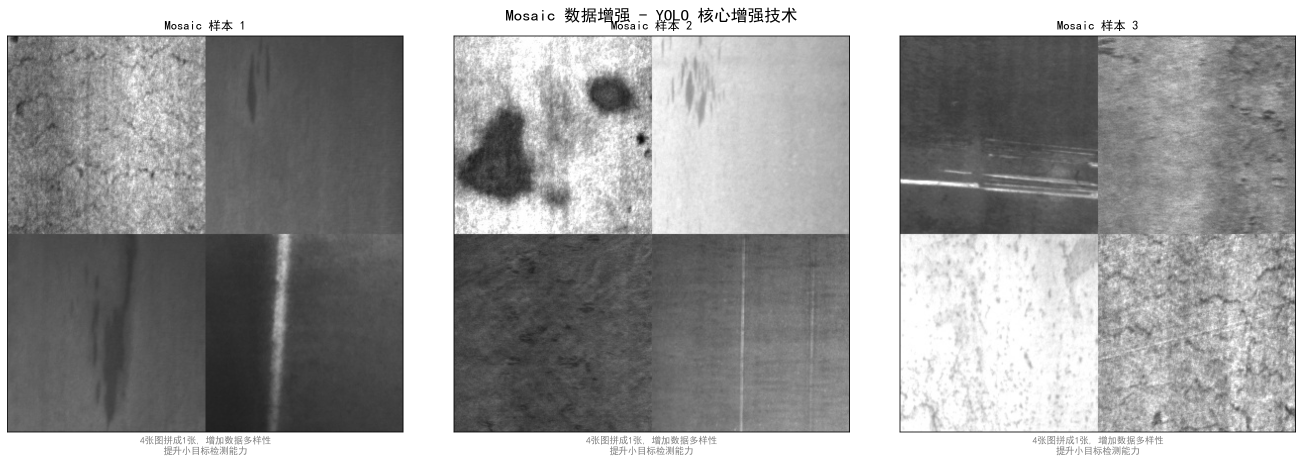
#> input picture augmentation_output/mosaic_demo.png, 2606 x 926 px (shown at 1/2 size)
$ python augmentation_demo.py --image augmentation_output/mosaic_demo.png
#> lines starting #> are read from the running program, lines starting #| are printed output that depends on the picture
# -*- coding: utf-8 -*-
"""
数据增强可视化示例
展示各种数据增强技术对钢铁缺陷图片的效果, 帮助理解增强原理

用法:
    python augmentation_demo.py
    python augmentation_demo.py --image yolo-cases/steel_data/train/images/1.jpg
"""

import os
import random
import numpy as np
import matplotlib.pyplot as plt
from PIL import Image, ImageEnhance, ImageFilter, ImageDraw

plt.rcParams['font.sans-serif'] = ['SimHei', 'Microsoft YaHei', 'Noto Sans CJK SC', 'WenQuanYi Zen Hei']
plt.rcParams['axes.unicode_minus'] = False

BASE_DIR = os.path.dirname(os.path.abspath(__file__))
IMAGES_DIR = os.path.join(BASE_DIR, "yolo-cases", "steel_data", "train", "images")
LABELS_DIR = os.path.join(BASE_DIR, "yolo-cases", "steel_data", "train", "labels")
OUTPUT_DIR = os.path.join(BASE_DIR, "augmentation_output")

CLASS_NAMES = {
    0: "crazing(龟裂)", 1: "inclusion(夹杂)", 2: "pitted_surface(点蚀)",
    3: "scratches(划痕)", 4: "patches(斑块)", 5: "rolled-in_scale(氧化铁皮压入)",
}


# ========================================================================
# 基础增强函数 (纯 PIL 实现, 不依赖额外库)
# ========================================================================

def augment_horizontal_flip(img):
    """水平翻转: 缺陷可能出现在左右任意位置"""
    return img.transpose(Image.FLIP_LEFT_RIGHT)


def augment_vertical_flip(img):
    """垂直翻转: 钢铁表面缺陷方向不固定"""
    return img.transpose(Image.FLIP_TOP_BOTTOM)


def augment_rotate_90(img):
    """旋转90度: 增加方向多样性, 划痕可以是水平/垂直/斜向"""
    return img.rotate(90, expand=False)


def augment_rotate_random(img):
    """随机小角度旋转: 模拟相机轻微偏转"""
    angle = random.uniform(-20, 20)
    return img.rotate(angle, fillcolor=128, expand=False)


def augment_brightness(img):
    """亮度调整: 模拟光照变化, 工业相机光源不稳定"""
    factor = random.uniform(0.6, 1.4)
    return ImageEnhance.Brightness(img).enhance(factor)


def augment_contrast(img):
    """对比度调整: 增强缺陷可见性, 有些缺陷与背景对比度很低"""
    factor = random.uniform(0.6, 1.5)
    return ImageEnhance.Contrast(img).enhance(factor)


def augment_gaussian_noise(img):
    """高斯噪声: 模拟传感器噪声, 增加模型鲁棒性"""
    arr = np.array(img, dtype=np.float32)
    noise = np.random.normal(0, 15, arr.shape)
    arr = np.clip(arr + noise, 0, 255).astype(np.uint8)
    return Image.fromarray(arr)


def augment_blur(img):
    """模糊: 模拟相机失焦或运动模糊"""
    return img.filter(ImageFilter.GaussianBlur(radius=1.5))


def augment_sharpen(img):
    """锐化: 增强缺陷边缘, 使裂纹/划痕更清晰"""
    return img.filter(ImageFilter.SHARPEN)


def augment_random_erasing(img):
    """随机擦除: 遮挡部分区域, 迫使模型学习更多特征而非记忆"""
    arr = np.array(img).copy()
    h, w = arr.shape[:2]
    # 随机擦除1-3个小区域
    for _ in range(random.randint(1, 3)):
        eh = random.randint(h // 8, h // 4)
        ew = random.randint(w // 8, w // 4)
        ey = random.randint(0, h - eh)
        ex = random.randint(0, w - ew)
        arr[ey:ey + eh, ex:ex + ew] = random.randint(0, 255)
    return Image.fromarray(arr)


# [34 lines left out: functions augment_cutout, augment_hsv_shift, not called in this run]


def augment_scale(img):
    """缩放: 模拟不同拍摄距离, 缺陷大小变化"""
    w, h = img.size
    scale = random.uniform(0.7, 1.3)
    new_w, new_h = int(w * scale), int(h * scale)
    scaled = img.resize((new_w, new_h), Image.LANCZOS)

    # 中心裁剪或填充回原始尺寸
    result = Image.new(img.mode, (w, h), 128)
    paste_x = (w - new_w) // 2
    paste_y = (h - new_h) // 2
    if scale < 1:
        result.paste(scaled, (paste_x, paste_y))
    else:
        crop_x = (new_w - w) // 2
        crop_y = (new_h - h) // 2
        result = scaled.crop((crop_x, crop_y, crop_x + w, crop_y + h))

    return result


# ========================================================================
# Mosaic 数据增强 (YOLO 的核心增强技术)
# ========================================================================

def augment_mosaic(images_dir, exclude_name=None):
    """
    Mosaic 数据增强: 将4张图拼成1张
    这是 YOLO 系列最重要的数据增强技术之一

    优点:
    1. 一张训练图中包含4种不同场景, 大幅增加数据多样性
    2. 增强 BatchNorm 的效果 (相当于变相增大 batch size)
    3. 小目标出现概率提高, 提升小目标检测能力
    """
    all_images = [f for f in os.listdir(images_dir) if f.endswith(('.jpg', '.png'))]
    if exclude_name:
        all_images = [f for f in all_images if f != exclude_name]

    if len(all_images) < 4:
        return None

    selected = random.sample(all_images, 4)
    target_size = 200

    mosaic = Image.new('RGB', (target_size * 2, target_size * 2))

    for i, img_name in enumerate(selected):
        img = Image.open(os.path.join(images_dir, img_name)).convert('RGB')
        img = img.resize((target_size, target_size), Image.LANCZOS)
        row, col = divmod(i, 2)
        mosaic.paste(img, (col * target_size, row * target_size))

    return mosaic


# ========================================================================
# 可视化展示
# ========================================================================

def demo_single_augmentations(image_path, output_dir):
    """展示单张图片的各种增强效果"""
#> called with image_path = 'augmentation_output/mosaic_demo.png', output_dir = 'augmentation_output'
    img = Image.open(image_path).convert('RGB')
    basename = os.path.splitext(os.path.basename(image_path))[0]

    # 读取标注信息
    label_path = os.path.join(LABELS_DIR, f"{basename}.txt")
    class_info = ""
    if os.path.exists(label_path):
        with open(label_path, "r") as f:
            lines = f.readlines()
            cls_ids = set()
            for line in lines:
                parts = line.strip().split()
                if parts:
                    cls_ids.add(int(parts[0]))
            class_info = ", ".join([CLASS_NAMES.get(c, str(c)) for c in cls_ids])

    augmentations = [
        ("原图", None, f"原始钢铁表面图片\n缺陷类型: {class_info}"),
        ("水平翻转", augment_horizontal_flip,
         "缺陷可能出现在左右任意位置\n水平翻转不改变缺陷特征"),
        ("垂直翻转", augment_vertical_flip,
         "钢铁缺陷方向不固定\n垂直翻转增加方向多样性"),
        ("旋转90度", augment_rotate_90,
         "划痕可以是水平/垂直/斜向\n旋转让模型学习各种方向"),
        ("随机旋转", augment_rotate_random,
         "模拟相机轻微偏转\n小角度旋转(-20度~+20度)"),
        ("亮度调整", augment_brightness,
         "模拟光照变化\n工业相机光源可能不稳定"),
        ("对比度调整", augment_contrast,
         "增强缺陷可见性\n有些缺陷与背景对比度很低"),
        ("高斯噪声", augment_gaussian_noise,
         "模拟传感器噪声\n增加模型鲁棒性"),
        ("模糊", augment_blur,
         "模拟相机失焦\n让模型不依赖清晰边缘"),
        ("锐化", augment_sharpen,
         "增强缺陷边缘\n使裂纹/划痕更清晰"),
        ("随机擦除", augment_random_erasing,
         "随机遮挡部分区域\n迫使模型学习更多特征"),
        ("缩放变换", augment_scale,
         "模拟不同拍摄距离\n缺陷在图中大小变化"),
    ]

    rows = 3
    cols = 4
    fig, axes = plt.subplots(rows, cols, figsize=(16, 12))
    fig.suptitle(f"数据增强效果展示 - {basename}", fontsize=16, fontweight='bold')

    for idx, (name, aug_fn, desc) in enumerate(augmentations):
        row, col = divmod(idx, cols)
        ax = axes[row, col]

        if aug_fn is None:
            display_img = img
        else:
            display_img = aug_fn(img.copy())

        ax.imshow(display_img)
        ax.set_title(name, fontsize=11, fontweight='bold')
        ax.set_xlabel(desc, fontsize=8, color='gray')
        ax.set_xticks([])
        ax.set_yticks([])
#> this loop made 12 passes
#> pass 2, in demo_single_augmentations, `display_img = aug_fn(img.copy())`:
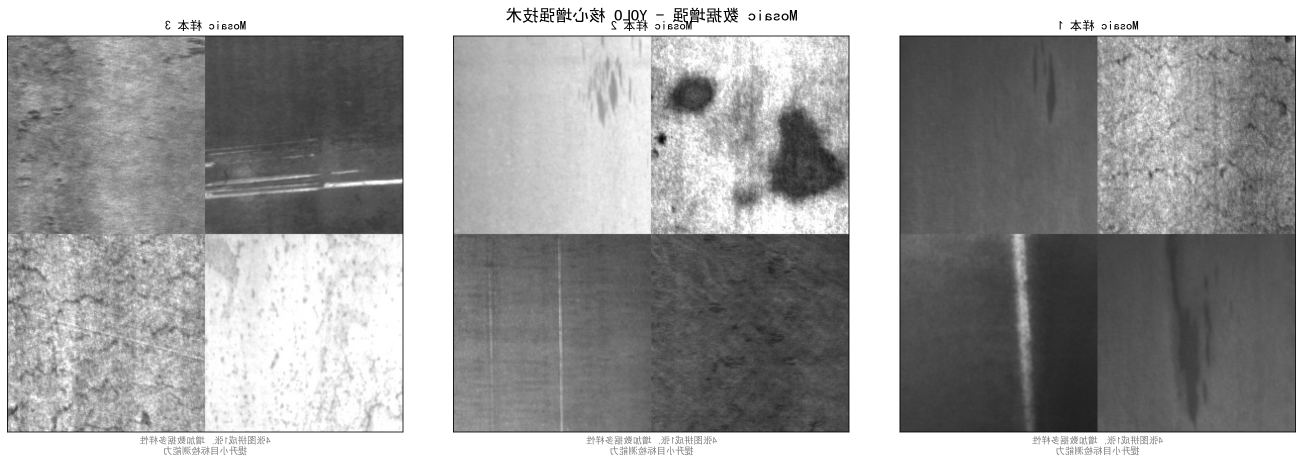
#> display_img: PIL image 2606x926 RGB (shown at 1/2 size); min 0, max 255, mean 157.3
#> pass 3, in demo_single_augmentations, `display_img = aug_fn(img.copy())`:
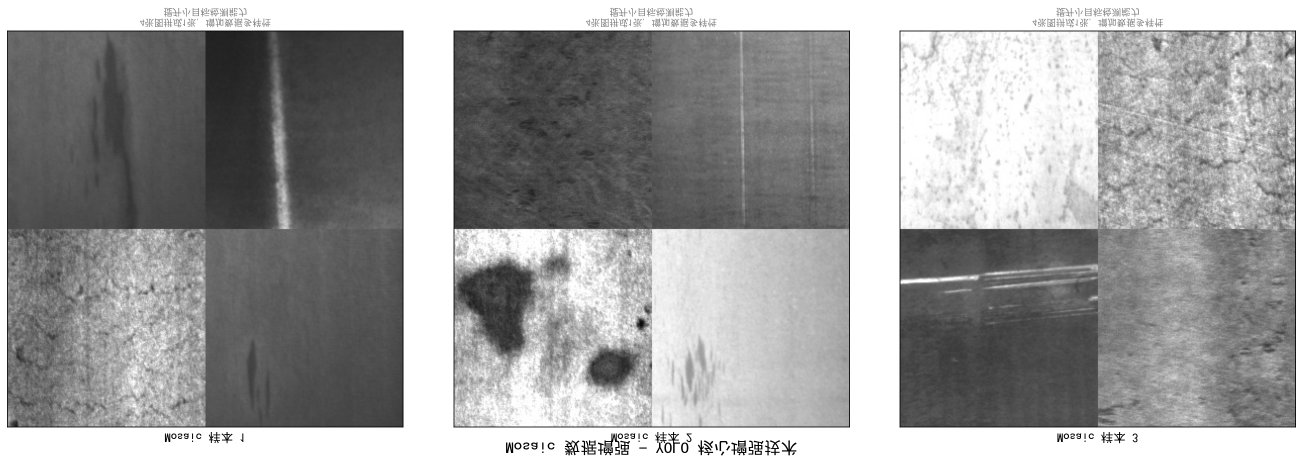
#> display_img: PIL image 2606x926 RGB (shown at 1/2 size); min 0, max 255, mean 157.3

    plt.tight_layout()
    out_path = os.path.join(output_dir, f"augmentation_demo_{basename}.png")
    plt.savefig(out_path, dpi=150, bbox_inches='tight')
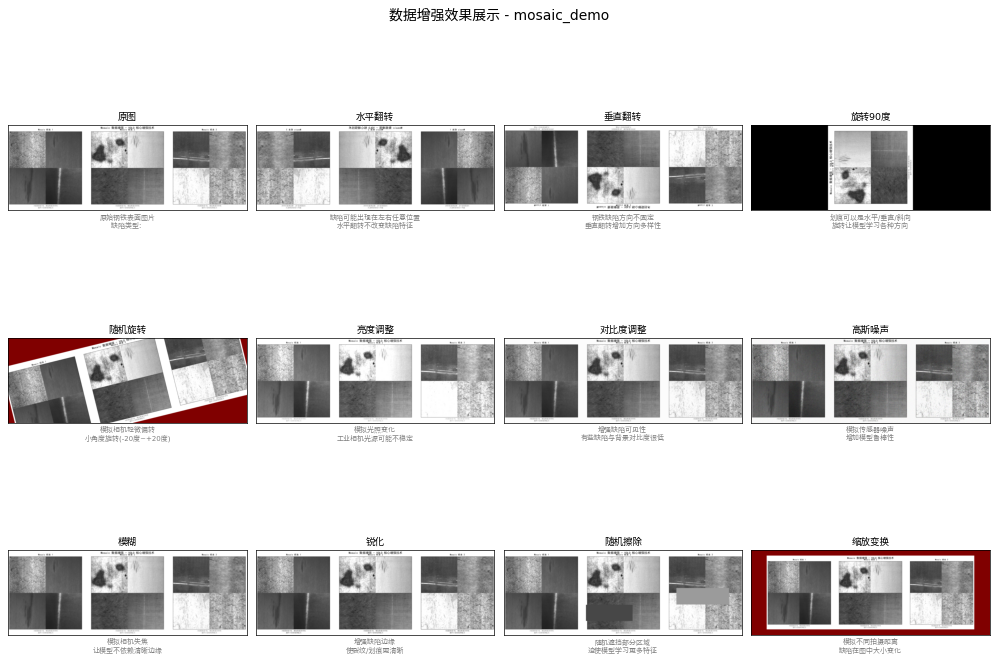
#> figure drawn by matplotlib, 12 panels
    plt.close()
    print(f"[OK] 单图增强展示 -> {out_path}")


def demo_mosaic(images_dir, output_dir):
    """展示 Mosaic 数据增强效果"""
    fig, axes = plt.subplots(1, 3, figsize=(18, 6))
    fig.suptitle("Mosaic 数据增强 - YOLO 核心增强技术", fontsize=16, fontweight='bold')

    for i in range(3):
        mosaic = augment_mosaic(images_dir)
        if mosaic is not None:
            axes[i].imshow(mosaic)
            axes[i].set_title(f"Mosaic 样本 {i + 1}", fontsize=12)
            axes[i].set_xlabel("4张图拼成1张, 增加数据多样性\n提升小目标检测能力", fontsize=9, color='gray')
            axes[i].set_xticks([])
            axes[i].set_yticks([])

    plt.tight_layout()
    out_path = os.path.join(output_dir, "mosaic_demo.png")
    plt.savefig(out_path, dpi=150, bbox_inches='tight')
    plt.close()
    print(f"[OK] Mosaic增强展示 -> {out_path}")


# [172 lines left out: functions demo_augmentation_comparison, demo_why_augmentation_matters, demo_yolo_builtin_augmentations, not called in this run]


def main():
    import argparse
    parser = argparse.ArgumentParser(description="数据增强可视化示例")
    parser.add_argument("--image", type=str, default=None,
                        help="指定图片路径, 默认自动从数据集选取")
    args = parser.parse_args()

    os.makedirs(OUTPUT_DIR, exist_ok=True)

    # 选择示例图片
    if args.image and os.path.exists(args.image):
        image_path = args.image
    else:
        all_images = [f for f in os.listdir(IMAGES_DIR) if f.endswith(('.jpg', '.png'))]
        if not all_images:
            print("[!] 未找到图片, 请检查 yolo-cases/steel_data/train/images/ 目录")
            return
        image_path = os.path.join(IMAGES_DIR, random.choice(all_images))

    print("=" * 60)
    print("数据增强可视化示例")
    print("=" * 60)
    print(f"示例图片: {image_path}")
    print(f"输出目录: {OUTPUT_DIR}")
    print()

    # 1. 单图增强效果展示 (12种增强)
    print("[1/5] 生成单图增强效果展示...")
    demo_single_augmentations(image_path, OUTPUT_DIR)

    # 2. Mosaic 增强展示
    print("[2/5] 生成 Mosaic 增强展示...")
    demo_mosaic(IMAGES_DIR, OUTPUT_DIR)

    # 3. 随机增强组合对比
    print("[3/5] 生成随机增强组合对比...")
    demo_augmentation_comparison(IMAGES_DIR, OUTPUT_DIR)

    # 4. 为什么数据增强重要
    print("[4/5] 生成增强必要性展示 (类内差异)...")
    demo_why_augmentation_matters(IMAGES_DIR, LABELS_DIR, OUTPUT_DIR)

    # 5. YOLO内置增强参数说明
    print("[5/5] 生成 YOLO 内置增强参数说明...")
    demo_yolo_builtin_augmentations(OUTPUT_DIR)

    print()
    print("=" * 60)
    print("全部完成! 可视化结果已保存到:", OUTPUT_DIR)
    print("=" * 60)


if __name__ == "__main__":
#> (the run stopped early here; a loop or call above may not have finished)
